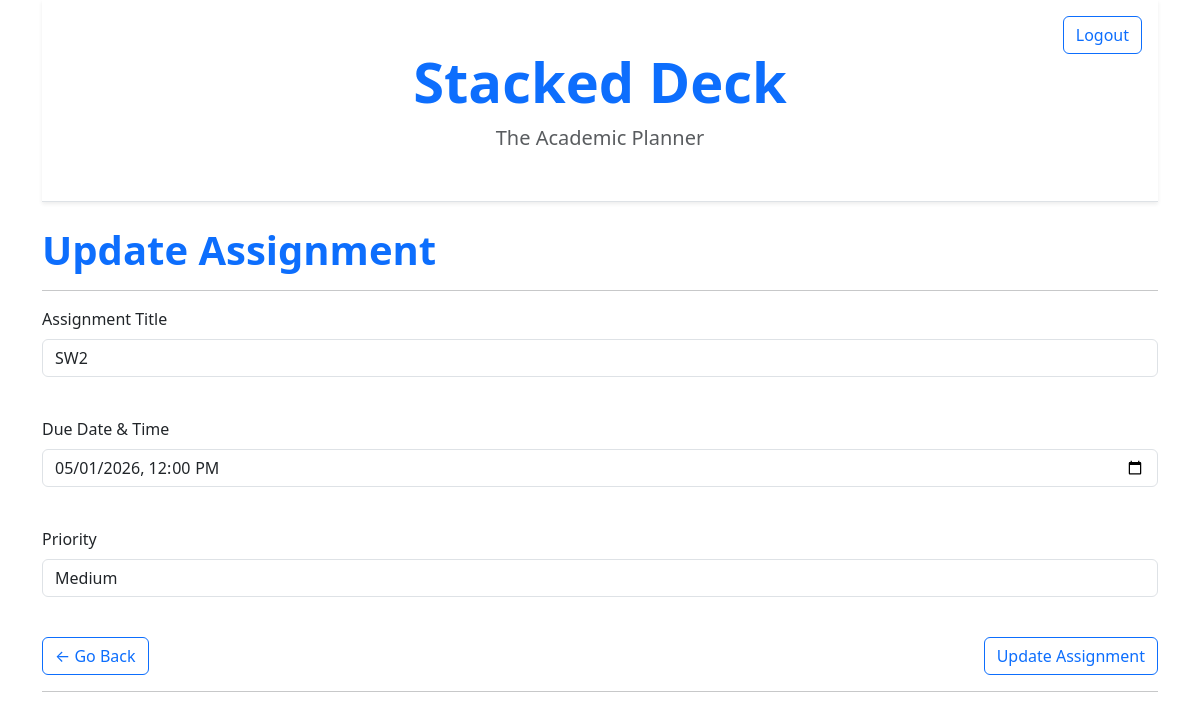
/update-assignment/2 (signed in), run on the app's committed database.
### app/models.py (models this page shows)
class Assignment(db.Model):
    id: so.Mapped[int] = so.mapped_column(primary_key=True)
    title: so.Mapped[str] = so.mapped_column(sa.String(256), index=True)
    completed: so.Mapped[bool] = so.mapped_column(sa.Boolean, index=True, default=False, nullable=False)
    due_date: so.Mapped[datetime.datetime] = so.mapped_column(sa.DateTime(timezone=True), index=True, nullable=False)
    priority: so.Mapped[Priority] = so.mapped_column(
        sa.Enum(Priority),
        default=Priority.MEDIUM,
        nullable=False
    )
    notes: so.Mapped[Optional[str]] = so.mapped_column(sa.Text, nullable=True)
    user_id: so.Mapped[int] = so.mapped_column(sa.ForeignKey(User.id), index=True)
    author: so.Mapped[User] = so.relationship(back_populates='assignments')
    tasks: so.Mapped[list['Task']] = so.relationship(back_populates='assignment', cascade="all, delete-orphan")
    saved_materials: so.Mapped[list["SavedMaterial"]] = so.relationship(back_populates="assignment", cascade="all, delete-orphan")
    todo_items: so.Mapped[list["ToDoItem"]] = so.relationship(
    back_populates="assignment",
    cascade="all, delete-orphan")

### app/routes.py (the view)
@app.route('/update-assignment/<int:assignment_id>', methods=['GET','POST'])
@login_required
def updating_assignment(assignment_id):
    assignment_to_update = Assignment.query.get_or_404(assignment_id)
    form = AssignmentForm(obj=assignment_to_update)
    form.submit.label.text = "Update Assignment"
    if form.validate_on_submit():
        form.populate_obj(assignment_to_update)
        db.session.commit()
        flash("The assignment was successfully updated.")
        return redirect(url_for('view_assignments'))
    return render_template("update-assignment.html", form=form)

### app/forms.py (shortened to what this page needs)
class AssignmentForm(FlaskForm):
    title = StringField('Assignment Title', validators=[DataRequired(), Length(max=256)])
    due_date = DateTimeLocalField('Due Date & Time', format='%Y-%m-%dT%H:%M', validators=[DataRequired()])
    priority = SelectField('Priority', coerce=int, choices=PRIORITY_CHOICES, default=Priority.MEDIUM.value)
    submit = SubmitField('Add Assignment')

### app/models.py (called while the page is built)
@login.user_loader
def load_user(id):
    return db.session.get(User, int(id))

### app/templates/update-assignment.html (shortened to what this page needs)
{% extends "base.html" %}
{% block content %}
    <h1 class="display-6 fw-bold text-primary">Update Assignment</h1>
    <hr>
     <form action='' method="post" novalidate>
        <p>
            {{ form.title.label(class="form-label") }}<br>
            {{ form.title(class="form-control") }}<br>
        </p>
        <p>
            {{ form.due_date.label(class="form-label") }}<br>
            {{ form.due_date(class="form-control") }}<br>
        </p>
        <p>
            {{ form.priority.label(class="form-label") }}<br>
            {{ form.priority(class="form-control") }}<br>
        </p>
        <div class="d-flex">
            <a href="{{ url_for('view_assignments') }}" class="btn btn-outline-primary">← Go Back</a>
        {{ form.submit(class="btn btn-outline-primary ms-auto") }}
        </div>
        <hr>
    </form>
{% endblock %}

### data on the page
Assignment: title "SW2", due_date "05/01/2026 12:00", priority "Medium"
